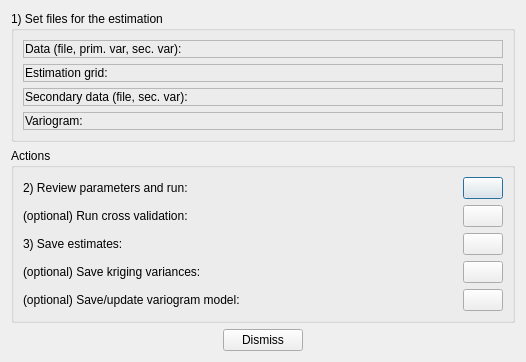
<?xml version="1.0" encoding="UTF-8"?>
<ui version="4.0">
 <class>KrigingDialog</class>
 <widget class="QDialog" name="KrigingDialog">
  <property name="geometry">
   <rect>
    <x>0</x>
    <y>0</y>
    <width>526</width>
    <height>351</height>
   </rect>
  </property>
  <property name="windowTitle">
   <string>Kriging a continuous variable</string>
  </property>
  <layout class="QVBoxLayout" name="verticalLayout_2">
   <item>
    <widget class="QGroupBox" name="groupBox">
     <property name="sizePolicy">
      <sizepolicy hsizetype="Preferred" vsizetype="MinimumExpanding">
       <horstretch>0</horstretch>
       <verstretch>0</verstretch>
      </sizepolicy>
     </property>
     <property name="font">
      <font>
       <weight>50</weight>
       <bold>false</bold>
      </font>
     </property>
     <property name="title">
      <string>1) Set files for the estimation</string>
     </property>
     <layout class="QVBoxLayout" name="verticalLayout">
      <item>
       <widget class="QFrame" name="frmData">
        <property name="frameShape">
         <enum>QFrame::StyledPanel</enum>
        </property>
        <property name="frameShadow">
         <enum>QFrame::Raised</enum>
        </property>
        <layout class="QHBoxLayout" name="horizontalLayout">
         <property name="spacing">
          <number>1</number>
         </property>
         <property name="leftMargin">
          <number>1</number>
         </property>
         <property name="topMargin">
          <number>1</number>
         </property>
         <property name="rightMargin">
          <number>1</number>
         </property>
         <property name="bottomMargin">
          <number>1</number>
         </property>
         <item>
          <widget class="QLabel" name="label">
           <property name="sizePolicy">
            <sizepolicy hsizetype="MinimumExpanding" vsizetype="Preferred">
             <horstretch>0</horstretch>
             <verstretch>0</verstretch>
            </sizepolicy>
           </property>
           <property name="text">
            <string>Data (file, prim. var, sec. var):</string>
           </property>
          </widget>
         </item>
        </layout>
       </widget>
      </item>
      <item>
       <widget class="QFrame" name="frmGrid">
        <property name="frameShape">
         <enum>QFrame::StyledPanel</enum>
        </property>
        <property name="frameShadow">
         <enum>QFrame::Raised</enum>
        </property>
        <layout class="QHBoxLayout" name="horizontalLayout_2">
         <property name="spacing">
          <number>1</number>
         </property>
         <property name="leftMargin">
          <number>1</number>
         </property>
         <property name="topMargin">
          <number>1</number>
         </property>
         <property name="rightMargin">
          <number>1</number>
         </property>
         <property name="bottomMargin">
          <number>1</number>
         </property>
         <item>
          <widget class="QLabel" name="label_2">
           <property name="sizePolicy">
            <sizepolicy hsizetype="MinimumExpanding" vsizetype="Preferred">
             <horstretch>0</horstretch>
             <verstretch>0</verstretch>
            </sizepolicy>
           </property>
           <property name="text">
            <string>Estimation grid:</string>
           </property>
          </widget>
         </item>
        </layout>
       </widget>
      </item>
      <item>
       <widget class="QFrame" name="frmSecondaryData">
        <property name="frameShape">
         <enum>QFrame::StyledPanel</enum>
        </property>
        <property name="frameShadow">
         <enum>QFrame::Raised</enum>
        </property>
        <layout class="QHBoxLayout" name="horizontalLayout_3">
         <property name="spacing">
          <number>1</number>
         </property>
         <property name="leftMargin">
          <number>1</number>
         </property>
         <property name="topMargin">
          <number>1</number>
         </property>
         <property name="rightMargin">
          <number>1</number>
         </property>
         <property name="bottomMargin">
          <number>1</number>
         </property>
         <item>
          <widget class="QLabel" name="label_3">
           <property name="sizePolicy">
            <sizepolicy hsizetype="MinimumExpanding" vsizetype="Preferred">
             <horstretch>0</horstretch>
             <verstretch>0</verstretch>
            </sizepolicy>
           </property>
           <property name="text">
            <string>Secondary data (file, sec. var):</string>
           </property>
          </widget>
         </item>
        </layout>
       </widget>
      </item>
      <item>
       <widget class="QFrame" name="frmVariogram">
        <property name="frameShape">
         <enum>QFrame::StyledPanel</enum>
        </property>
        <property name="frameShadow">
         <enum>QFrame::Raised</enum>
        </property>
        <layout class="QHBoxLayout" name="horizontalLayout_4">
         <property name="spacing">
          <number>1</number>
         </property>
         <property name="leftMargin">
          <number>1</number>
         </property>
         <property name="topMargin">
          <number>1</number>
         </property>
         <property name="rightMargin">
          <number>1</number>
         </property>
         <property name="bottomMargin">
          <number>1</number>
         </property>
         <item>
          <widget class="QLabel" name="label_4">
           <property name="sizePolicy">
            <sizepolicy hsizetype="MinimumExpanding" vsizetype="Preferred">
             <horstretch>0</horstretch>
             <verstretch>0</verstretch>
            </sizepolicy>
           </property>
           <property name="text">
            <string>Variogram:</string>
           </property>
          </widget>
         </item>
        </layout>
       </widget>
      </item>
     </layout>
    </widget>
   </item>
   <item>
    <widget class="QGroupBox" name="groupBox_2">
     <property name="title">
      <string>Actions</string>
     </property>
     <layout class="QGridLayout" name="gridLayout">
      <item row="1" column="0">
       <widget class="QLabel" name="label_6">
        <property name="sizePolicy">
         <sizepolicy hsizetype="MinimumExpanding" vsizetype="Preferred">
          <horstretch>0</horstretch>
          <verstretch>0</verstretch>
         </sizepolicy>
        </property>
        <property name="text">
         <string>(optional) Run cross validation:</string>
        </property>
       </widget>
      </item>
      <item row="0" column="1">
       <widget class="QPushButton" name="btnParameters">
        <property name="toolTip">
         <string>Open parameters and run.</string>
        </property>
        <property name="text">
         <string/>
        </property>
        <property name="icon">
         <iconset resource="resources.qrc">
          <normaloff>:/icons/setting16</normaloff>:/icons/setting16</iconset>
        </property>
       </widget>
      </item>
      <item row="0" column="0">
       <widget class="QLabel" name="label_5">
        <property name="sizePolicy">
         <sizepolicy hsizetype="MinimumExpanding" vsizetype="Preferred">
          <horstretch>0</horstretch>
          <verstretch>0</verstretch>
         </sizepolicy>
        </property>
        <property name="text">
         <string>2) Review parameters and run:</string>
        </property>
       </widget>
      </item>
      <item row="2" column="0">
       <widget class="QLabel" name="label_7">
        <property name="sizePolicy">
         <sizepolicy hsizetype="MinimumExpanding" vsizetype="Preferred">
          <horstretch>0</horstretch>
          <verstretch>0</verstretch>
         </sizepolicy>
        </property>
        <property name="text">
         <string>3) Save estimates:</string>
        </property>
       </widget>
      </item>
      <item row="1" column="1">
       <widget class="QPushButton" name="btnXValidation">
        <property name="text">
         <string/>
        </property>
        <property name="icon">
         <iconset resource="resources.qrc">
          <normaloff>:/icons/xplot16</normaloff>:/icons/xplot16</iconset>
        </property>
       </widget>
      </item>
      <item row="4" column="1">
       <widget class="QPushButton" name="btnSaveOrUpdateVModel">
        <property name="text">
         <string/>
        </property>
        <property name="icon">
         <iconset resource="resources.qrc">
          <normaloff>:/icons/save16</normaloff>:/icons/save16</iconset>
        </property>
       </widget>
      </item>
      <item row="4" column="0">
       <widget class="QLabel" name="label_8">
        <property name="text">
         <string>(optional) Save/update variogram model:</string>
        </property>
       </widget>
      </item>
      <item row="2" column="1">
       <widget class="QPushButton" name="btnSave">
        <property name="text">
         <string/>
        </property>
        <property name="icon">
         <iconset resource="resources.qrc">
          <normaloff>:/icons/save16</normaloff>:/icons/save16</iconset>
        </property>
       </widget>
      </item>
      <item row="3" column="0">
       <widget class="QLabel" name="label_9">
        <property name="text">
         <string>(optional) Save kriging variances:</string>
        </property>
       </widget>
      </item>
      <item row="3" column="1">
       <widget class="QPushButton" name="btnSaveKVariances">
        <property name="text">
         <string/>
        </property>
        <property name="icon">
         <iconset resource="resources.qrc">
          <normaloff>:/icons/save16</normaloff>:/icons/save16</iconset>
        </property>
       </widget>
      </item>
     </layout>
    </widget>
   </item>
   <item>
    <layout class="QHBoxLayout" name="horizontalLayout_5">
     <item>
      <spacer name="horizontalSpacer">
       <property name="orientation">
        <enum>Qt::Horizontal</enum>
       </property>
       <property name="sizeHint" stdset="0">
        <size>
         <width>40</width>
         <height>20</height>
        </size>
       </property>
      </spacer>
     </item>
     <item>
      <widget class="QPushButton" name="btnDismiss">
       <property name="text">
        <string>Dismiss</string>
       </property>
      </widget>
     </item>
     <item>
      <spacer name="horizontalSpacer_2">
       <property name="orientation">
        <enum>Qt::Horizontal</enum>
       </property>
       <property name="sizeHint" stdset="0">
        <size>
         <width>40</width>
         <height>20</height>
        </size>
       </property>
      </spacer>
     </item>
    </layout>
   </item>
  </layout>
 </widget>
 <resources>
  <include location="resources.qrc"/>
 </resources>
 <connections>
  <connection>
   <sender>btnDismiss</sender>
   <signal>clicked()</signal>
   <receiver>KrigingDialog</receiver>
   <slot>reject()</slot>
   <hints>
    <hint type="sourcelabel">
     <x>300</x>
     <y>340</y>
    </hint>
    <hint type="destinationlabel">
     <x>504</x>
     <y>283</y>
    </hint>
   </hints>
  </connection>
  <connection>
   <sender>btnParameters</sender>
   <signal>clicked()</signal>
   <receiver>KrigingDialog</receiver>
   <slot>onParameters()</slot>
   <hints>
    <hint type="sourcelabel">
     <x>501</x>
     <y>177</y>
    </hint>
    <hint type="destinationlabel">
     <x>516</x>
     <y>186</y>
    </hint>
   </hints>
  </connection>
  <connection>
   <sender>btnXValidation</sender>
   <signal>clicked()</signal>
   <receiver>KrigingDialog</receiver>
   <slot>onXValidation()</slot>
   <hints>
    <hint type="sourcelabel">
     <x>501</x>
     <y>204</y>
    </hint>
    <hint type="destinationlabel">
     <x>516</x>
     <y>221</y>
    </hint>
   </hints>
  </connection>
  <connection>
   <sender>btnSaveOrUpdateVModel</sender>
   <signal>clicked()</signal>
   <receiver>KrigingDialog</receiver>
   <slot>onSaveOrUpdateVModel()</slot>
   <hints>
    <hint type="sourcelabel">
     <x>506</x>
     <y>300</y>
    </hint>
    <hint type="destinationlabel">
     <x>515</x>
     <y>255</y>
    </hint>
   </hints>
  </connection>
  <connection>
   <sender>btnSaveKVariances</sender>
   <signal>clicked()</signal>
   <receiver>KrigingDialog</receiver>
   <slot>onSaveKVariances()</slot>
   <hints>
    <hint type="sourcelabel">
     <x>490</x>
     <y>259</y>
    </hint>
    <hint type="destinationlabel">
     <x>516</x>
     <y>328</y>
    </hint>
   </hints>
  </connection>
  <connection>
   <sender>btnSave</sender>
   <signal>clicked()</signal>
   <receiver>KrigingDialog</receiver>
   <slot>onSaveEstimates()</slot>
   <hints>
    <hint type="sourcelabel">
     <x>483</x>
     <y>226</y>
    </hint>
    <hint type="destinationlabel">
     <x>480</x>
     <y>336</y>
    </hint>
   </hints>
  </connection>
 </connections>
 <slots>
  <slot>onParameters()</slot>
  <slot>onXValidation()</slot>
  <slot>onSaveOrUpdateVModel()</slot>
  <slot>onSaveEstimates()</slot>
  <slot>onSaveKVariances()</slot>
 </slots>
</ui>
